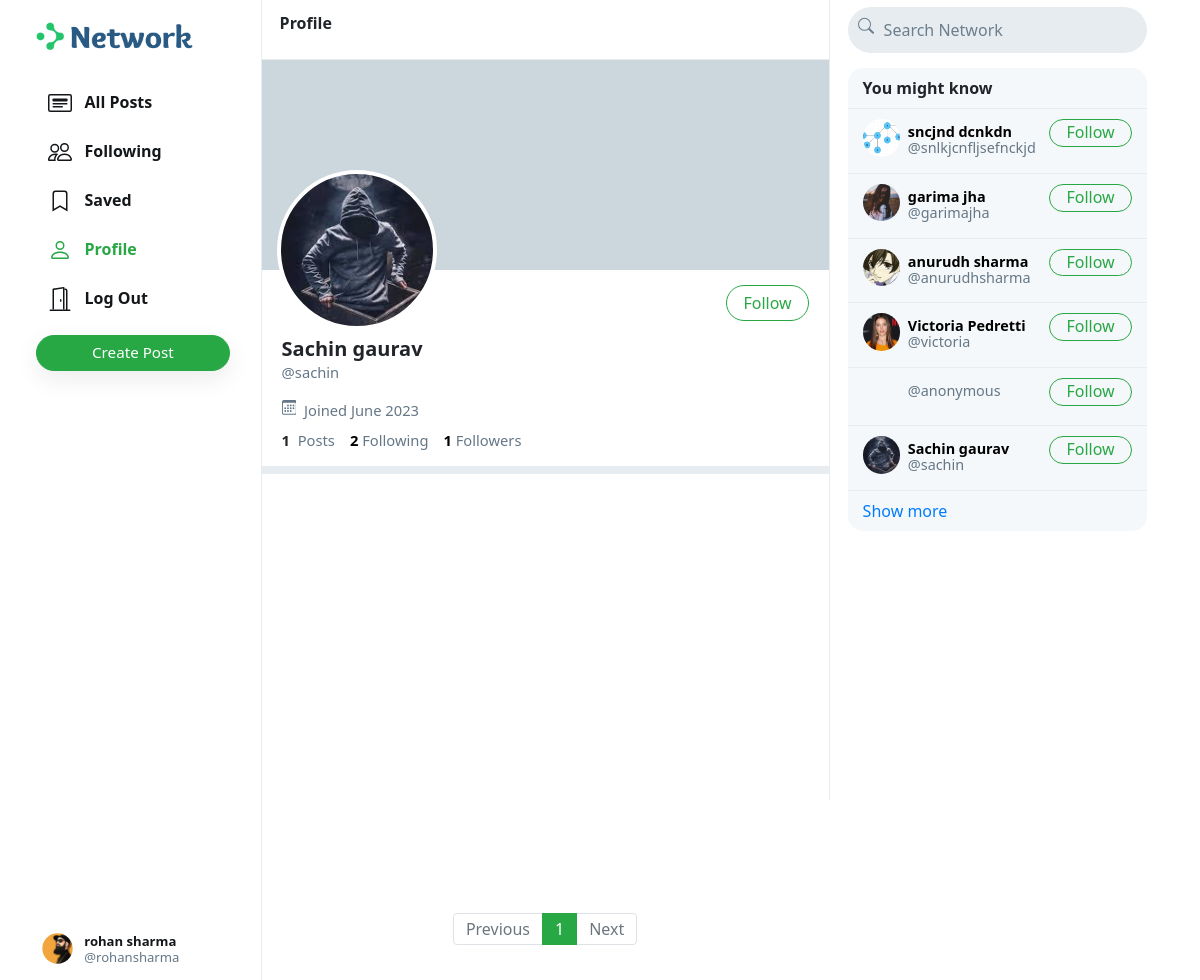
/sachin (signed in), run on the app's committed database.
### network/models.py (models this page shows, shortened)
class User(AbstractUser):
    profile_pic = models.ImageField(upload_to='profile_pic/')
    bio = models.TextField(max_length=160, blank=True, null=True)
    cover = models.ImageField(upload_to='covers/', blank=True)

### network/views.py (the view)
# urls.py: path("<str:username>", views.profile, name='profile'),
def profile(request, username):
    user = User.objects.get(username=username)
    all_posts = Post.objects.filter(creater=user).order_by('-date_created')
    paginator = Paginator(all_posts, 10)
    page_number = request.GET.get('page')
    if page_number == None:
        page_number = 1
    posts = paginator.get_page(page_number)
    followings = []
    suggestions = []
    follower = False
    if request.user.is_authenticated:
        followings = Follower.objects.filter(followers=request.user).values_list('user', flat=True)
        suggestions = User.objects.exclude(pk__in=followings).exclude(username=request.user.username).order_by("?")[:6]
        if request.user in Follower.objects.get(user=user).followers.all():
            follower = True
    follower_count = Follower.objects.get(user=user).followers.all().count()
    following_count = Follower.objects.filter(followers=user).count()
    return render(request, 'network/profile.html', {
        "username": user,
        "posts": posts,
        "posts_count": all_posts.count(),
        "suggestions": suggestions,
        "page": "profile",
        "is_follower": follower,
        "follower_count": follower_count,
        "following_count": following_count
    })

### network/templates/network/profile.html (shortened to what this page needs)
{% extends 'network/index.html' %}
{% load static %}
{% block profile %}
    <div class="profile-view" data-user="{{username.username}}">
        <div class="cover-image" style="background-image: url(/media/{{username.cover}})"></div>
        <div class="profile-image" style="background-image: url(/media/{{username.profile_pic}})"></div>
        <div class="profile-details">
            <div>
                {% if user.username == username.username %}
                    <button class="btn btn-outline-success float-right" id="edit-profile-btn">Edit Profile</button>
                {% elif is_follower %}
                    <button class="btn btn-success float-right" onclick="unfollow_user(this,'{{username.username}}','edit_page')" id="following-btn">Following</button>
                {% else %}
                    <button class="btn btn-outline-success float-right" onclick="follow_user(this,'{{username.username}}','edit_page')" id="follow-btn">Follow</button>
                {% endif %}
            </div>
            <div class="details-data">
                <h5>{{username.first_name}} {{username.last_name}}</h5>
                <div class="grey">@{{username.username}}</div>
                <div class="grey" style="padding: 8px 0px;">
                    &nbsp;Joined {{username.date_joined | date:"F Y"}}
                </div>
                <div>
                    <strong>
                        {{posts_count}}
                    </strong>
                    &nbsp;<span class="grey">Posts</span>
                    <a href="#">
                        <strong id="following__count">{{following_count | default:0}}</strong>&nbsp;<span class="grey">Following</span>
                    </a>
                    <a href="#">
                        <strong id="follower__count">{{follower_count | default:0}}</strong>&nbsp;<span class="grey">Followers</span>
                    </a>
                </div>
            </div>
        </div>
    </div>
    <div class="space"></div>
{% endblock %}

### network/templates/network/index.html (shortened to what this page needs)
{% extends "network/layout.html" %}
{% load static %}
{% block body %}
    <div class="main-div">
        <div class="left-div">
            <nav class="head heading">
                {% if page == 'all_posts' %}
                    All Posts
                {% elif page == 'following' %}
                    Following
                {% elif page == 'saved' %}
                    Saved
                {% elif page == 'profile' %}
                    Profile
                {% else %}
                    Explore
                {% endif %}
            </nav>
            <div class="left-div-content">
                <div class="posts-view">
                    {% block profile %}
                    {% endblock %}
                    <div class="main-div-content">
                        <nav aria-label="Page navigation example" class="pagination-bar">
                            <ul class="pagination justify-content-center">
                                {% if posts.has_previous %}
                                    <li class="page-item">
                                        <a class="page-link" href="?page={{ posts.previous_page_number | default:1}}" tabindex="-1" aria-disabled="true">Previous</a>
                                    </li>
                                {% else %}
                                    <li class="page-item disabled">
                                        <a class="page-link" href="" tabindex="-1" aria-disabled="true">Previous</a>
                                    </li>
                                {% endif %}
                                {% for each in posts.paginator.page_range %}
                                    {% if each == posts.number %}
                                        <li class="page-item active"><a class="page-link" href="?page={{each}}">{{each}}</a></li>
                                    {% else %}
                                        <li class="page-item"><a class="page-link" href="?page={{each}}">{{each}}</a></li>
                                    {% endif %}
                                {% endfor %}
                                {% if posts.has_next %}
                                    <li class="page-item">
                                        <a class="page-link" href="?page={{ posts.next_page_number }}">Next</a>
                                    </li>
                                {% else %}
                                    <li class="page-item disabled">
                                        <a class="page-link" href="">Next</a>
                                    </li>
                                {% endif %}
                            </ul>
                          </nav>
                    </div>
                </div>
            </div>
        </div>
    </div>
{% endblock %}

### network/templates/network/layout.html (shortened to what this page needs)
{% load static %}
<!DOCTYPE html>
<html lang="en">
    <head>
        <link rel="stylesheet" href="https://stackpath.bootstrapcdn.com/bootstrap/4.4.1/css/bootstrap.min.css">
        <link href="{% static 'network/styles.css' %}" rel="stylesheet">
    </head>
    <body>
        <div class="body" data-page="{{page}}">
            <div class="sidenav">
                <a href="{% url 'index' %}" class="navbar-brand">
                    <img src="{% static 'network/Images/logo.png' %}" height="31px">
                </a>
                <div style="height: 100%;">
                    <div>
                        <div>
                            <ul>
                                <li class="nav-item" id="all_posts">
                                <a href="{% url 'index' %}" class="nav-link">
                                    <div>
                                        &nbsp;&nbsp;All Posts
                                    </div>
                                </a>
                                </li>
                                {% if user.is_authenticated %}
                                    <li class="nav-item" id="following">
                                        <a href="{% url 'following' %}" class="nav-link">
                                            <div>
                                                &nbsp;&nbsp;Following
                                            </div>
                                        </a>
                                    </li>
                                    <li class="nav-item" id="saved">
                                        <a href="{% url 'saved' %}" class="nav-link">
                                            <div>
                                                <svg width="1.5em" height="1.5em" viewBox="0 0 16 16" class="bi bi-bookmark" fill="currentColor" xmlns="http://www.w3.org/2000/svg">
                                                    <path fill-rule="evenodd" d="M8 12l5 3V3a2 2 0 0 0-2-2H5a2 2 0 0 0-2 2v12l5-3zm-4 1.234l4-2.4 4 2.4V3a1 1 0 0 0-1-1H5a1 1 0 0 0-1 1v10.234z"/>
                                                  </svg>
                                                &nbsp;&nbsp;Saved
                                            </div>
                                        </a>
                                    </li>
                                    <li class="nav-item" id="profile">
                                        <a href="{% url 'profile' user.username %}" class="nav-link">
                                            <div>
                                                &nbsp;&nbsp;Profile
                                            </div>
                                        </a>
                                    </li>
                                    <li class="nav-item" id="logout">
                                        <a href="{% url 'logout' %}" class="nav-link">
                                            <div>
                                                &nbsp;&nbsp;Log Out
                                            </div>
                                        </a>
                                    </li>
                                {% endif %}
                            </ul>
                        </div>
                        {% if user.is_authenticated %}
                            <button id="popup-btn" class="btn btn-success new-post-btn" onclick="createpost()">Create Post</button>
                        {% endif %}
                    </div>
                    <div style="position: absolute; bottom: 10px;">
                        {% if user.is_authenticated %}
                            <li class="nav-item sidenav-user">
                                <a href="{% url 'profile' user.username %}" class="nav-link">
                                    <div class="user_account">
                                        <div class="small-profilepic" style="float: left; background-image: url(/media/{{user.profile_pic}})"></div>
                                        <div style="height: 2.7vw; margin: auto;">
                                            <div style="margin-top: 4px;"><strong>{{user.first_name}} {{user.last_name}}</strong></div>
                                            <div class="grey" style="margin-top: 4px;">@{{ user.username }}</div>
                                        </div>
                                    </div>
                                </a>
                            </li>
                        {% endif %}
                    </div>
                </div>
            </div>
            {% block body %}
            {% endblock %}
            <div class="right-div">
                <nav class="head">
                    <form action="#">
                        <div class="search-div">
                            <div>
                            </div>
                            <input type="text" name="query" id="search-box" placeholder="Search Network">
                        </div>
                    </form>
                </nav>
                <div class='right-div-content'>
                    <div class="space" style="background-color: white;"></div>
                    {% if user.is_authenticated %}
                        <div class="suggestion-box">
                            <div class="suggestion-header">
                                You might know
                            </div>
                            {% for suggestion in suggestions %}
                                <div class="suggestion-user">
                                    <div>
                                        <a href="{% url 'profile' suggestion.username %}">
                                            <div class="small-profilepic" style="background-image: url(/media/{{suggestion.profile_pic}})"></div>
                                        </a>
                                    </div>
                                    <div class="user-details">
                                        <a href="{% url 'profile' suggestion.username %}">
                                            <div id="user-name">
                                                <strong>
                                                    {{suggestion.first_name}} {{suggestion.last_name}}
                                                </strong>
                                            </div>
                                            <div class="grey">@{{suggestion.username}}</div>
                                        </a>
                                    </div>
                                    <div>
                                        <button class="btn btn-outline-success" type="button" onclick="follow_user(this,'{{suggestion.username}}','suggestion')">Follow</button>
                                    </div>
                                </div>
                            {% empty %}
                                    <div style="text-align: center; border-bottom: .5px solid #e6ecf0; padding: 10px 15px;">
                                        <span class="grey" style="font-size: .9em;">No suggestions available.</span>
                                    </div>
                            {% endfor %}
                            <div class="suggestion-footer">
                                <a href="#">Show more</a>
                            </div>
                        </div>
                    {% endif %}
                </div>
            </div>
        </div>
    </body>
</html>

### data on the page
User: profile_pic (picture), first_name "rohan", last_name "sharma", username "rohansharma"
User: profile_pic (picture), first_name "Sachin", last_name "gaurav", username "sachin", date_joined "June 2023"
User: profile_pic (picture), first_name "sncjnd", last_name "dcnkdn", username "snlkjcnfljsefnckjd"
User: profile_pic (picture), first_name "garima", last_name "jha", username "garimajha"
User: profile_pic (picture), first_name "anurudh", last_name "sharma", username "anurudhsharma"
User: profile_pic (picture), first_name "Victoria", last_name "Pedretti", username "victoria"
User: username "anonymous"

### other printed values
{{ posts_count }} "1"
{{ following_count | default:0 }} "2"
{{ follower_count | default:0 }} "1"
{{ each }} "1"
